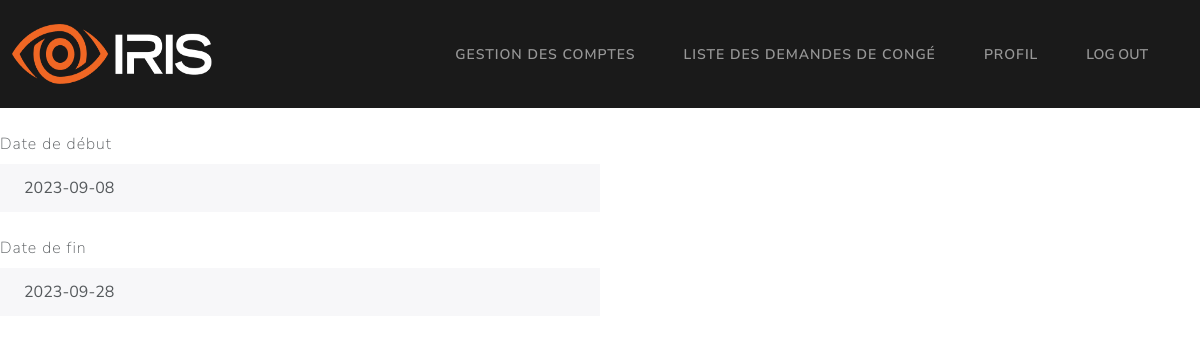
Page /GRH/demande_congé/2 on the earlier database version.
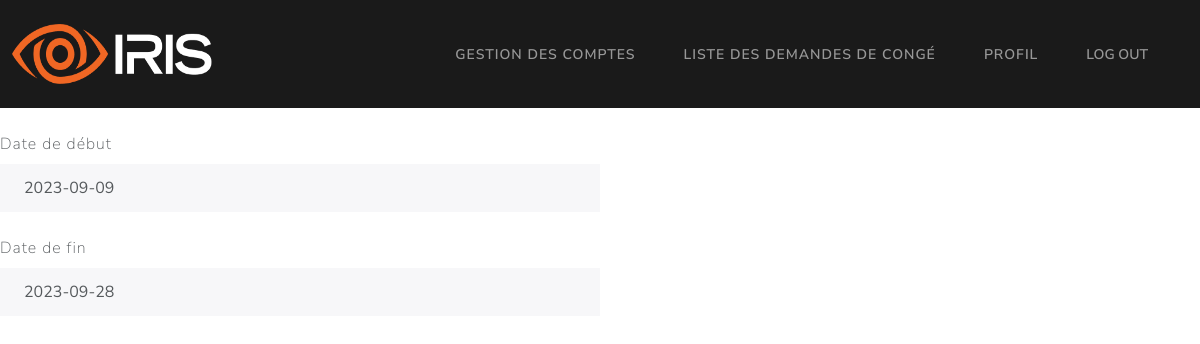
Same page on the later database version.
### Models/models.py (models this page shows, shortened)
class demandeCongé(db.Model):
    id = db.Column(db.Integer, primary_key=True)
    date_debut = db.Column(db.String, unique=False, nullable=False)
    date_fin = db.Column(db.String, unique=False, nullable=False)
    statut = db.Column(db.String, unique=False, nullable=False)
    employee_matricule = db.Column(db.String, unique=False, nullable=False)
    motif_refus = db.Column(db.String, unique=False, nullable=True)

### app.py (the view)
@app.route("/GRH/demande_congé/<int:id>")
def details_demande(id):
	return getPendingDemande(id)

### Controllers/GRHController.py (called while the page is built)
def getPendingDemande(id):
    try:
        demande = demandeCongé.query.filter_by(id=id).first()
        return render_template("/GRH/detailsDemande.html", demande=demande)
    except Exception as e:
        return render_template("/GRH/detailsDemande.html", error=str(e))

### templates/GRH/detailsDemande.html (shortened to what this page needs)
{% extends '/GRH/base.html' %}
{% block content %}
<div class="form-group">
  <label class="form-label mt-4" for="readOnlyInput">Date de début</label>
  <input
    class="form-control"
    id="readOnlyInput"
    type="text"
    value={{
    demande.date_debut
    }}
    readonly=""
  />
</div>
<div class="form-group">
  <label class="form-label mt-4" for="readOnlyInput">Date de fin</label>
  <input
    class="form-control"
    id="readOnlyInput"
    type="text"
    value={{
    demande.date_fin
    }}
    readonly=""
  />
</div>
<br />
{% endblock %}

Differences in the rows shown:
changed demandeCongé: date_debut "2023-09-08" → "2023-09-09"
